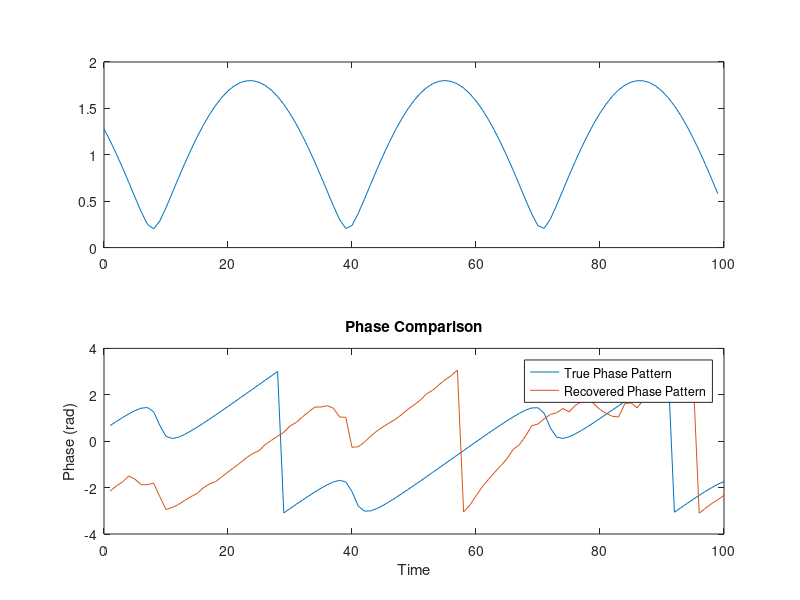

This figure's MATLAB source:
% Simple Gerchberg-Saxton: Two-Tone Interference
clear; clc; close all;

%% 1. The Signal (The Sum of Two Complex Sinusoids)
N = 100;
t = (0:N-1);

% We combine two frequencies:
% Tone 1: Constant phase
% Tone 2: Shifted by 90 degrees (pi/2)
% The "Interaction" between these two creates a specific beat pattern.
true_phase_shift = pi/2; 
ground_truth = exp(1j * 0.1 * t) + 0.8 * exp(1j * (0.3 * t + true_phase_shift));

% These are the only two things we are allowed to know:
measured_envelope = abs(ground_truth);    % The "Beat" pattern (Time Mag)
measured_spectrum = abs(fft(ground_truth)); % The Frequency Spikes (Freq Mag)

%% 2. The Algorithm (GS Loop)
% Start with a random guess (Random Phase)
% We keep the correct Envelope, but scramble the phase.
guess_signal = measured_envelope .* exp(1j * 2*pi*rand(1, N));

for k = 1:50
    % A. Go to Frequency Domain
    F = fft(guess_signal);
    
    % B. Enforce Frequency Magnitude (Keep calculated phase, use KNOWN Mag)
    F = measured_spectrum .* exp(1j * angle(F));
    
    % C. Go back to Time Domain
    guess_signal = ifft(F);
    
    % D. Enforce Time Envelope (Keep calculated phase, use KNOWN Envelope)
    guess_signal = measured_envelope .* exp(1j * angle(guess_signal));
end

%% 4. Visual Plot
figure;
subplot(2,1,1);
plot(t, measured_envelope);

subplot(2,1,2);
plot(angle(ground_truth)); hold on;
plot(angle(guess_signal));
legend('True Phase Pattern', 'Recovered Phase Pattern');
title('Phase Comparison');
xlabel('Time'); ylabel('Phase (rad)');
